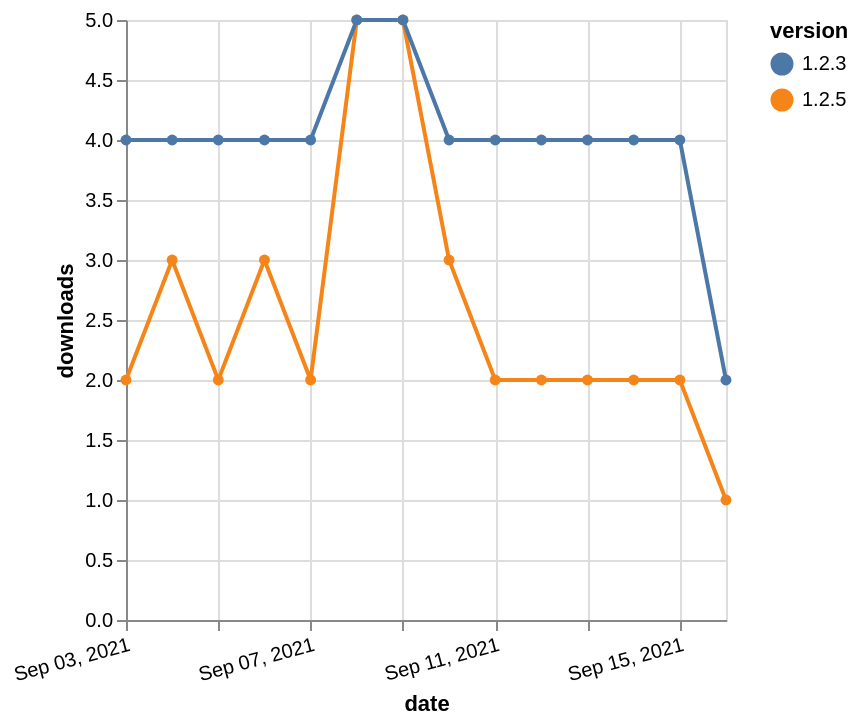

Write the Vega-Lite specification saved for this chart.
### Vega-Lite specification from a JSON file in a GitHub repository (floating-point values rounded to 4 significant figures)
{"$schema": "https://vega.github.io/schema/vega-lite/v5.json", "description": "A simple bar chart with embedded data.", "data": {"values": [{"date": "2021-09-03", "total": 3472, "delta": 2, "version": "1.2.5"}, {"date": "2021-09-04", "total": 3475, "delta": 3, "version": "1.2.5"}, {"date": "2021-09-05", "total": 3477, "delta": 2, "version": "1.2.5"}, {"date": "2021-09-06", "total": 3480, "delta": 3, "version": "1.2.5"}, {"date": "2021-09-07", "total": 3482, "delta": 2, "version": "1.2.5"}, {"date": "2021-09-08", "total": 3487, "delta": 5, "version": "1.2.5"}, {"date": "2021-09-09", "total": 3492, "delta": 5, "version": "1.2.5"}, {"date": "2021-09-10", "total": 3495, "delta": 3, "version": "1.2.5"}, {"date": "2021-09-11", "total": 3497, "delta": 2, "version": "1.2.5"}, {"date": "2021-09-12", "total": 3499, "delta": 2, "version": "1.2.5"}, {"date": "2021-09-13", "total": 3501, "delta": 2, "version": "1.2.5"}, {"date": "2021-09-14", "total": 3503, "delta": 2, "version": "1.2.5"}, {"date": "2021-09-15", "total": 3505, "delta": 2, "version": "1.2.5"}, {"date": "2021-09-16", "total": 3506, "delta": 1, "version": "1.2.5"}, {"date": "2021-09-03", "total": 4891, "delta": 4, "version": "1.2.3"}, {"date": "2021-09-04", "total": 4895, "delta": 4, "version": "1.2.3"}, {"date": "2021-09-05", "total": 4899, "delta": 4, "version": "1.2.3"}, {"date": "2021-09-06", "total": 4903, "delta": 4, "version": "1.2.3"}, {"date": "2021-09-07", "total": 4907, "delta": 4, "version": "1.2.3"}, {"date": "2021-09-08", "total": 4912, "delta": 5, "version": "1.2.3"}, {"date": "2021-09-09", "total": 4917, "delta": 5, "version": "1.2.3"}, {"date": "2021-09-10", "total": 4921, "delta": 4, "version": "1.2.3"}, {"date": "2021-09-11", "total": 4925, "delta": 4, "version": "1.2.3"}, {"date": "2021-09-12", "total": 4929, "delta": 4, "version": "1.2.3"}, {"date": "2021-09-13", "total": 4933, "delta": 4, "version": "1.2.3"}, {"date": "2021-09-14", "total": 4937, "delta": 4, "version": "1.2.3"}, {"date": "2021-09-15", "total": 4941, "delta": 4, "version": "1.2.3"}, {"date": "2021-09-16", "total": 4943, "delta": 2, "version": "1.2.3"}]}, "width": "container", "mark": {"type": "line", "point": {"filled": true}}, "encoding": {"x": {"field": "date", "type": "temporal", "timeUnit": "yearmonthdate", "title": "date", "axis": {"labelAngle": -15}}, "y": {"field": "delta", "type": "quantitative", "title": "downloads"}, "color": {"field": "version", "type": "nominal"}, "tooltip": {"field": "delta"}}}
